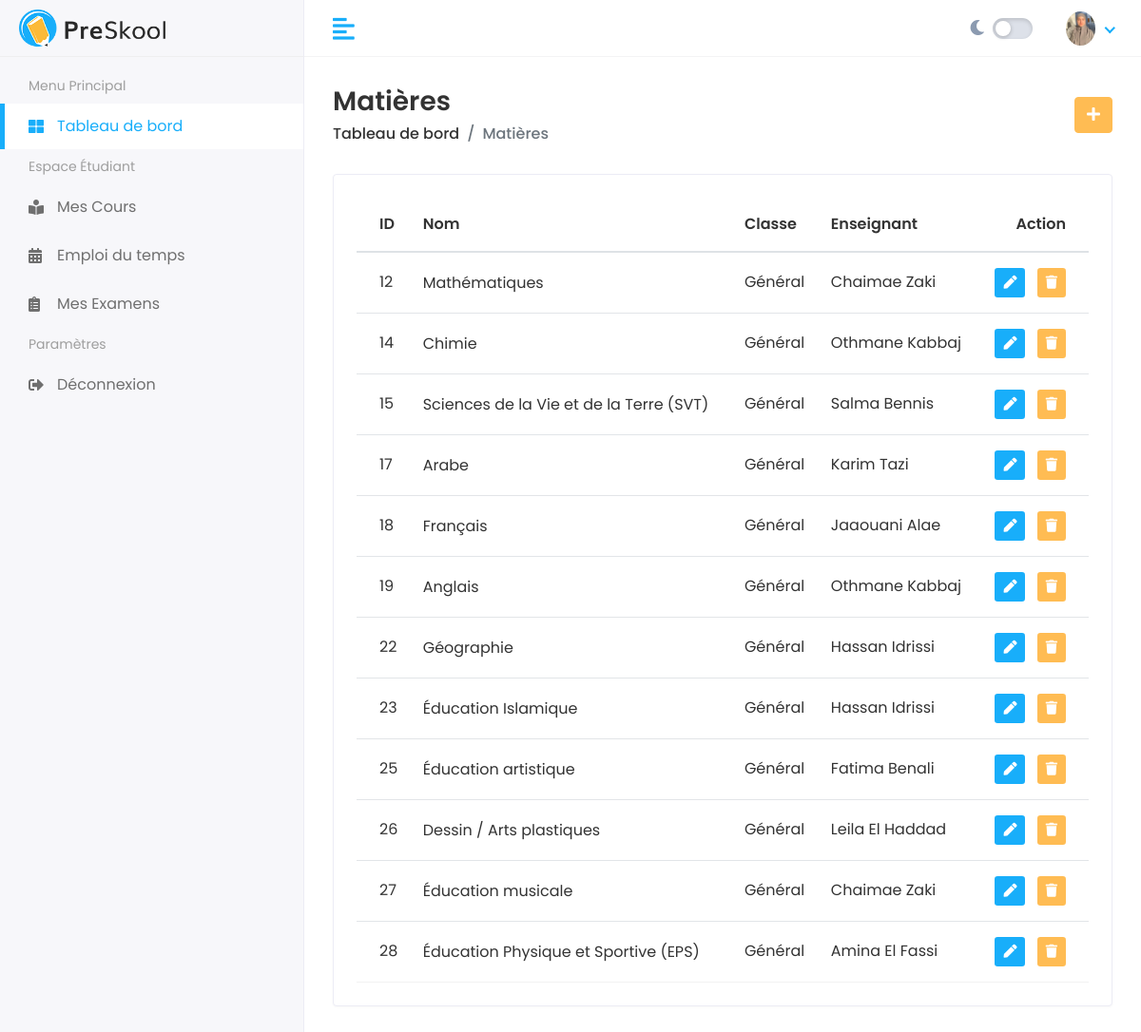
/fr/subjects/, run on the app's committed database.
### subjects/models.py (models this page shows, shortened)
class Subject(models.Model):
    name = models.CharField(max_length=200)
    class_name = models.CharField(max_length=200)
    teacher = models.ForeignKey('teachers.Teacher', on_delete=models.CASCADE, related_name='subjects')

### teachers/models.py (models this page shows, shortened)
class Teacher(models.Model):
    first_name = models.CharField(max_length=200)
    last_name = models.CharField(max_length=200)
    user = models.OneToOneField(User, on_delete=models.CASCADE, null=True, blank=True, related_name='teacher_profile')
    email = models.EmailField()
    phone = models.CharField(max_length=20)
    department = models.ForeignKey('departments.Department', on_delete=models.CASCADE, related_name='teachers')

### subjects/views.py (the view)
# urls.py: path('', views.subject_list, name='subject_list'),
def subject_list(request):
    subjects = Subject.objects.all()
    return render(request, 'subjects/list.html', {'subjects': subjects})

### templates/subjects/list.html
{% extends 'Home/base.html' %}
{% load static %}
{% block body %}
<div class="page-header">
    <div class="row align-items-center">
        <div class="col">
            <h3 class="page-title">Matières</h3>
            <ul class="breadcrumb">
                <li class="breadcrumb-item"><a href="{% url 'dashboard' %}">Tableau de bord</a></li>
                <li class="breadcrumb-item active">Matières</li>
            </ul>
        </div>
        <div class="col-auto text-right float-right ml-auto">
            <a href="{% url 'subject_add' %}" class="btn btn-primary"><i class="fas fa-plus"></i></a>
        </div>
    </div>
</div>
<div class="row">
    <div class="col-sm-12">
        <div class="card card-table">
            <div class="card-body">
                <div class="table-responsive">
                    <table class="table table-hover table-center mb-0 datatable">
                        <thead>
                            <tr>
                                <th>ID</th>
                                <th>Nom</th>
                                <th>Classe</th>
                                <th>Enseignant</th>
                                <th class="text-right">Action</th>
                            </tr>
                        </thead>
                        <tbody>
                            {% for subject in subjects %}
                            <tr>
                                <td>{{ subject.id }}</td>
                                <td>
                                    <h2><a>{{ subject.name }}</a></h2>
                                </td>
                                <td>{{ subject.class_name }}</td>
                                <td>{{ subject.teacher.first_name }} {{ subject.teacher.last_name }}</td>
                                <td class="text-right">
                                    <div class="actions">
                                        <a href="{% url 'subject_edit' subject.pk %}" class="btn btn-sm bg-success-light mr-2">
                                            <i class="fas fa-pen"></i>
                                        </a>
                                        <a href="{% url 'subject_delete' subject.pk %}" class="btn btn-sm bg-danger-light">
                                            <i class="fas fa-trash"></i>
                                        </a>
                                    </div>
                                </td>
                            </tr>
                            {% empty %}
                            <tr>
                                <td colspan="5" class="text-center">Aucune matière trouvée.</td>
                            </tr>
                            {% endfor %}
                        </tbody>
                    </table>
                </div>
            </div>
        </div>
    </div>
</div>
{% endblock %}

### static/assets/css/style.css (style rules this page uses)
html { height: 100%; }
body { background-color: #fff; color: #333; font-family: 'Poppins', sans-serif; font-size: 1rem; height: 100%; line-height: 1.5; overflow-x: hidden; }
h1, h2, h3, h4, h5, h6 { font-family: 'Poppins', sans-serif; margin-top: 0; }
a { color: #009ce7; }
input, button, a { transition: all 0.4s ease; -moz-transition: all 0.4s ease; -o-transition: all 0.4s ease; -ms-transition: all 0.4s ease; -webkit-transition: all 0.4s ease; }
ul, ol { padding: 0px; list-style: none; }
.table { color: #333; max-width: 100%; margin-bottom: 0; width: 100%; }
table.table td h2 { display: inline-block; font-size: inherit; font-weight: 400; margin: 0; padding: 0; vertical-align: middle; }
table.table td h2 a { color: #333; }
.table thead tr th { font-weight: 600; }
.table tbody tr { border-bottom: 1px solid rgba(0, 0, 0, 0.05); }
.table.table-center td, .table.table-center th { vertical-align: middle; }
.card-table .card-body .table > thead > tr > th { border-top: 0; }
.card-table .card-body .table tr td:first-child, .card-table .card-body .table tr th:first-child { padding-left: 1.5rem; }
.card-table .card-body .table tr td:last-child, .card-table .card-body .table tr th:last-child { padding-right: 1.5rem; }
.card-table .table td, .card-table .table th { border-top: 1px solid #e2e5e8; padding: 1rem 0.75rem; white-space: nowrap; }
.btn-primary { background-color: #FFBC53; border: 1px solid #FFBC53; }
.card { border: 1px solid #ececf5; box-shadow: 0 1px 3px 0 rgba(0, 0, 0, 0.03); margin-bottom: 1.875rem; }
.card-body { padding: 1.5rem; }
.bg-danger-light { background-color:#FFBC53 !important; color:#fff !important; }
.bg-success-light { background-color: #18aefa; color: #fff; }
.page-header { margin-bottom: 1.875rem; }
.page-header .breadcrumb { background-color: transparent; color: #6c757d; font-size: 1rem; font-weight: 500; margin-bottom: 0; padding: 0; }
.page-header .breadcrumb a { color: #333; }
.page-title { font-size: 28px; font-weight: 600; color: #333; margin-bottom: 5px; }

### static/assets/css/premium_dashboard.css (style rules this page uses)
:root { --primary-gradient: linear-gradient(135deg, #667cca 0%, #4659b1 100%); --secondary-gradient: linear-gradient(135deg, #ff9d6c 0%, #ff6b6b 100%); --success-gradient: linear-gradient(135deg, #43e97b 0%, #38f9d7 100%); --glass-bg: rgba(255, 255, 255, 0.7); --glass-border: rgba(255, 255, 255, 0.3); }

### data on the page
Subject: id "12", name "Mathématiques", class_name "Général", teacher.first_name "Chaimae", teacher.last_name "Zaki"
Subject: id "14", name "Chimie", class_name "Général", teacher.first_name "Othmane", teacher.last_name "Kabbaj"
Subject: id "15", name "Sciences de la Vie et de la Terre (SVT)", class_name "Général", teacher.first_name "Salma", teacher.last_name "Bennis"
Subject: id "17", name "Arabe", class_name "Général", teacher.first_name "Karim", teacher.last_name "Tazi"
Subject: id "18", name "Français", class_name "Général", teacher.first_name "Jaaouani", teacher.last_name "Alae"
Subject: id "19", name "Anglais", class_name "Général", teacher.first_name "Othmane", teacher.last_name "Kabbaj"
Subject: id "22", name "Géographie", class_name "Général", teacher.first_name "Hassan", teacher.last_name "Idrissi"
Subject: id "23", name "Éducation Islamique", class_name "Général", teacher.first_name "Hassan", teacher.last_name "Idrissi"
Subject: id "25", name "Éducation artistique", class_name "Général", teacher.first_name "Fatima", teacher.last_name "Benali"
Subject: id "26", name "Dessin / Arts plastiques", class_name "Général", teacher.first_name "Leila", teacher.last_name "El Haddad"
Subject: id "27", name "Éducation musicale", class_name "Général", teacher.first_name "Chaimae", teacher.last_name "Zaki"
Subject: id "28", name "Éducation Physique et Sportive (EPS)", class_name "Général", teacher.first_name "Amina", teacher.last_name "El Fassi"

### other printed values
{{ menu_principal }} "Menu Principal"
{{ dashboard_label }} "Tableau de bord"
{{ student_space }} "Espace Étudiant"
{{ my_courses }} "Mes Cours"
{{ txt_timetable }} "Emploi du temps"
{{ my_exams }} "Mes Examens"
{{ settings }} "Paramètres"
{{ logout }} "Déconnexion"
